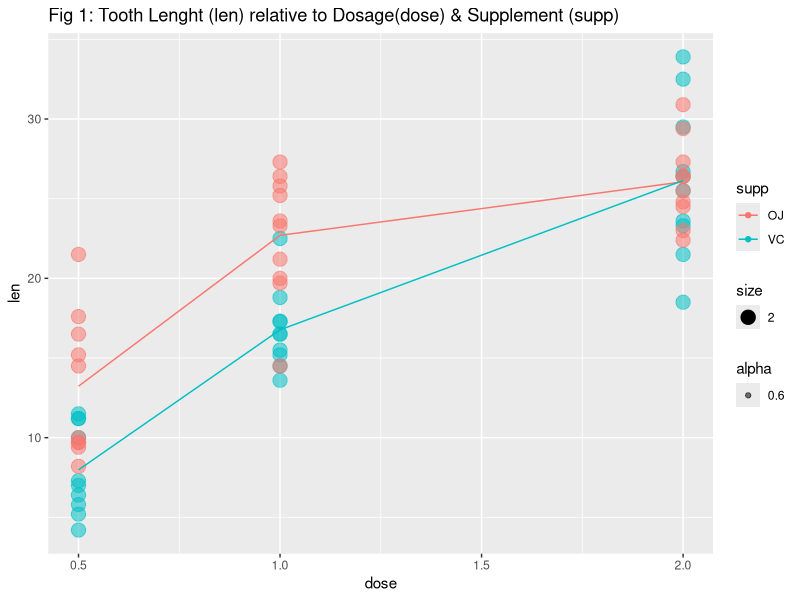
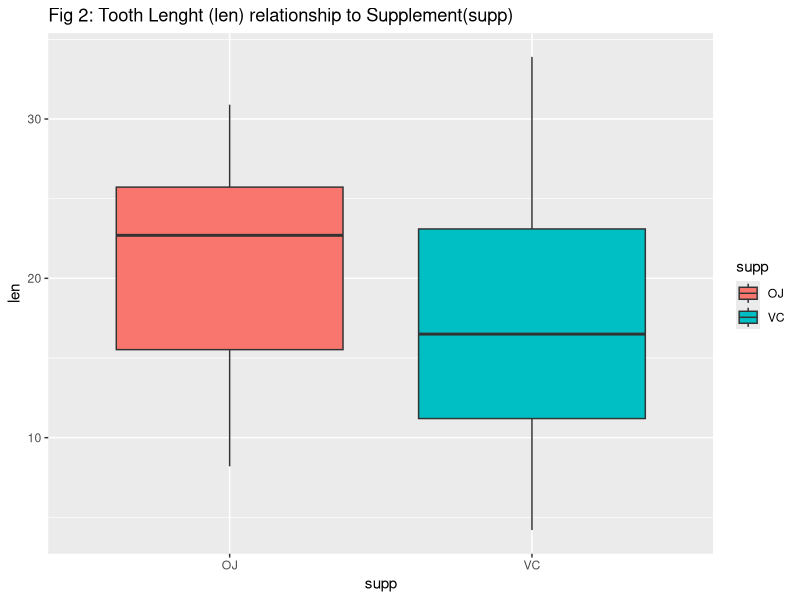
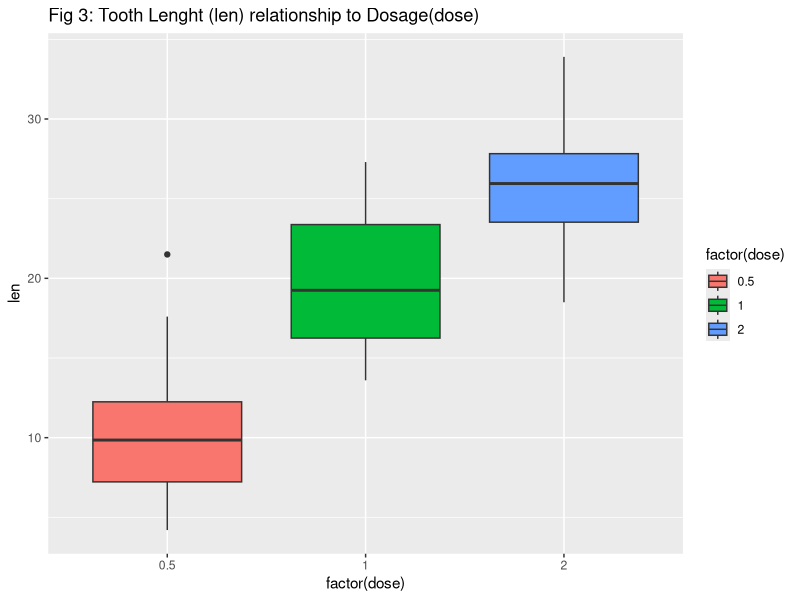
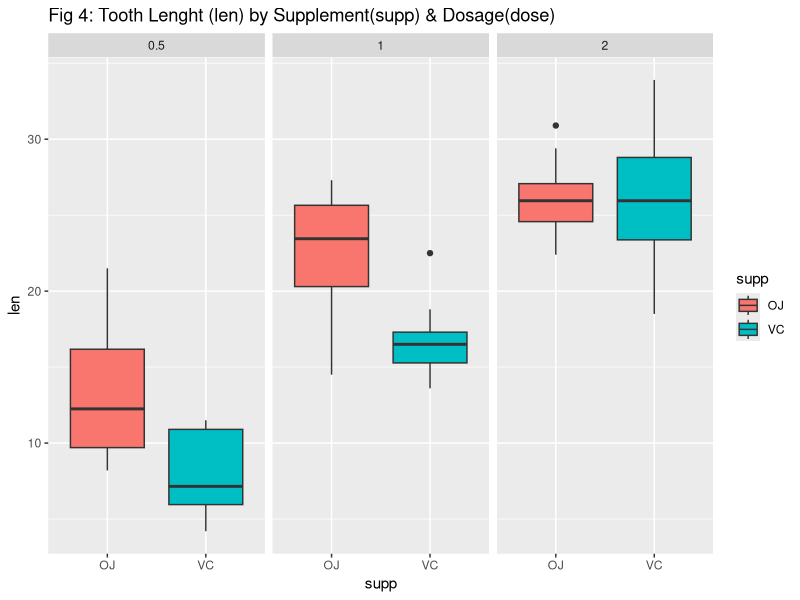

Here is the R script that generated these plots, in order:
## ---- chunk 1
knitr::opts_chunk$set(echo = TRUE)
library(ggplot2)
library(datasets)
library(graphics)
## ---- chunk 2
sessionInfo()
## ---- chunk 3
data("ToothGrowth")
summary(ToothGrowth)
str(ToothGrowth)
head(ToothGrowth)
tail(ToothGrowth)
unique(ToothGrowth$dose)
unique(ToothGrowth$supp)
by(ToothGrowth$len, INDICES = list(ToothGrowth$supp, ToothGrowth$dose), summary)
## ---- chunk 4
# Calculate len mean for every dose and supp
avg <- aggregate(len~.,data=ToothGrowth,mean)
#Plot the Tooth Lenght (len) relative to Dosage(dose) & Supplement (supp)
g <- ggplot(data = ToothGrowth,aes(x=dose,y=len))
g <- g + geom_point(aes(group=supp,colour=supp,size=2,alpha=0.6))
g <- g + geom_line(data=avg,aes(group=supp,colour=supp))
g <- g + labs(title="Fig 1: Tooth Lenght (len) relative to Dosage(dose) & Supplement (supp)")
print(g)
## ---- chunk 5
# Analyze the Tooth Lenght (len) relationship to Supplement(supp) independent of dose
g <- ggplot(aes(x = supp, y = len), data = ToothGrowth) + 
    geom_boxplot(aes(fill = supp))
g <- g + labs(title="Fig 2: Tooth Lenght (len) relationship to Supplement(supp)")
print(g)
## ---- chunk 6
# Analyze the Tooth Lenght (len) relationship to Dose (does) independent of Supplement
g <- ggplot(aes(x = factor(dose), y = len), data = ToothGrowth) + 
    geom_boxplot(aes(fill = factor(dose)))
g <- g + labs(title="Fig 3: Tooth Lenght (len) relationship to Dosage(dose)")
print(g)
## ---- chunk 7
# Determine if within a Dosage - supplements have different effects on tooth growth
g <- ggplot(aes(x = supp, y = len), data = ToothGrowth) +
    geom_boxplot(aes(fill = supp)) + facet_wrap(~ dose)
g <- g + labs(title="Fig 4: Tooth Lenght (len) by Supplement(supp) & Dosage(dose)")
print(g)
